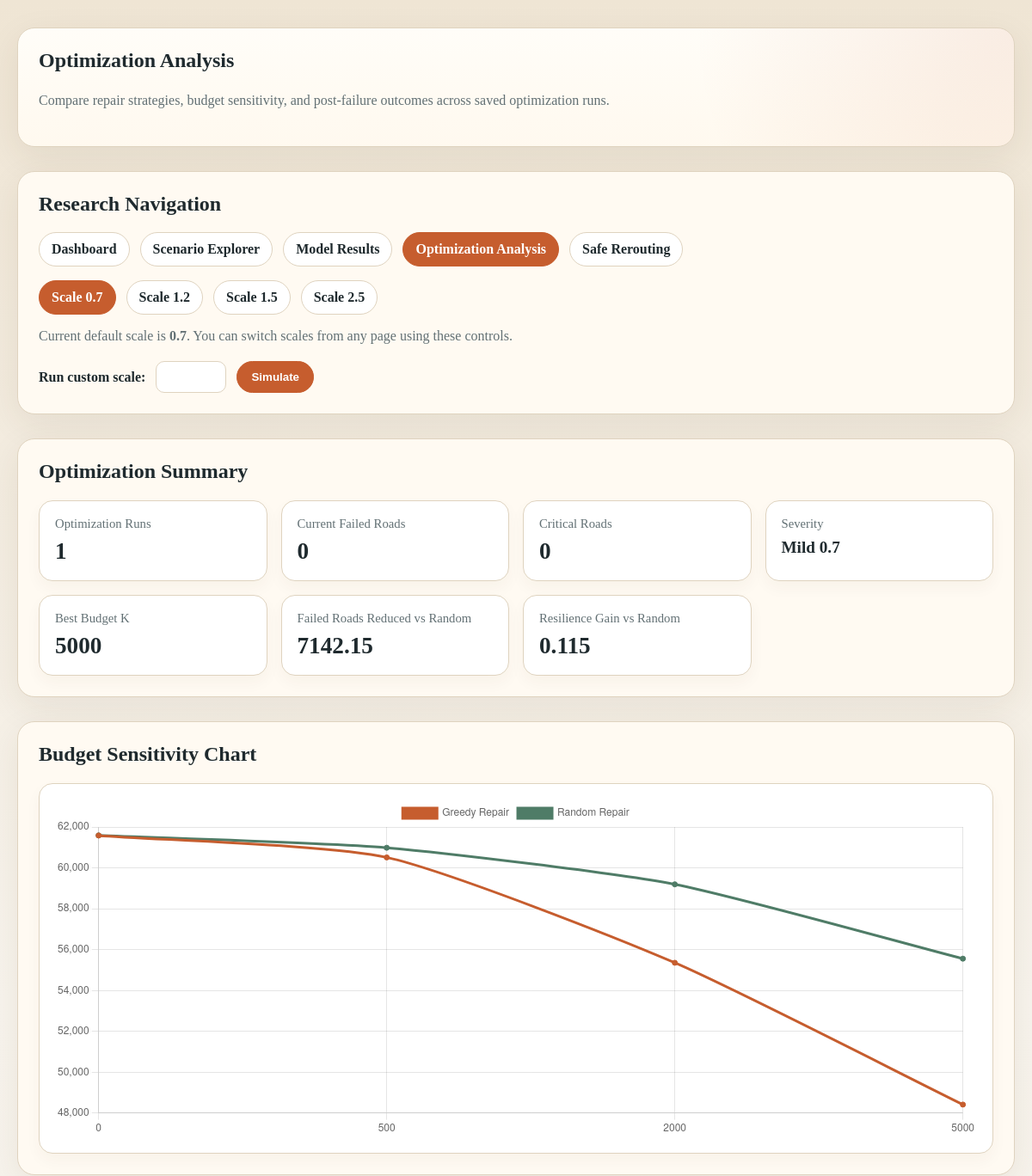
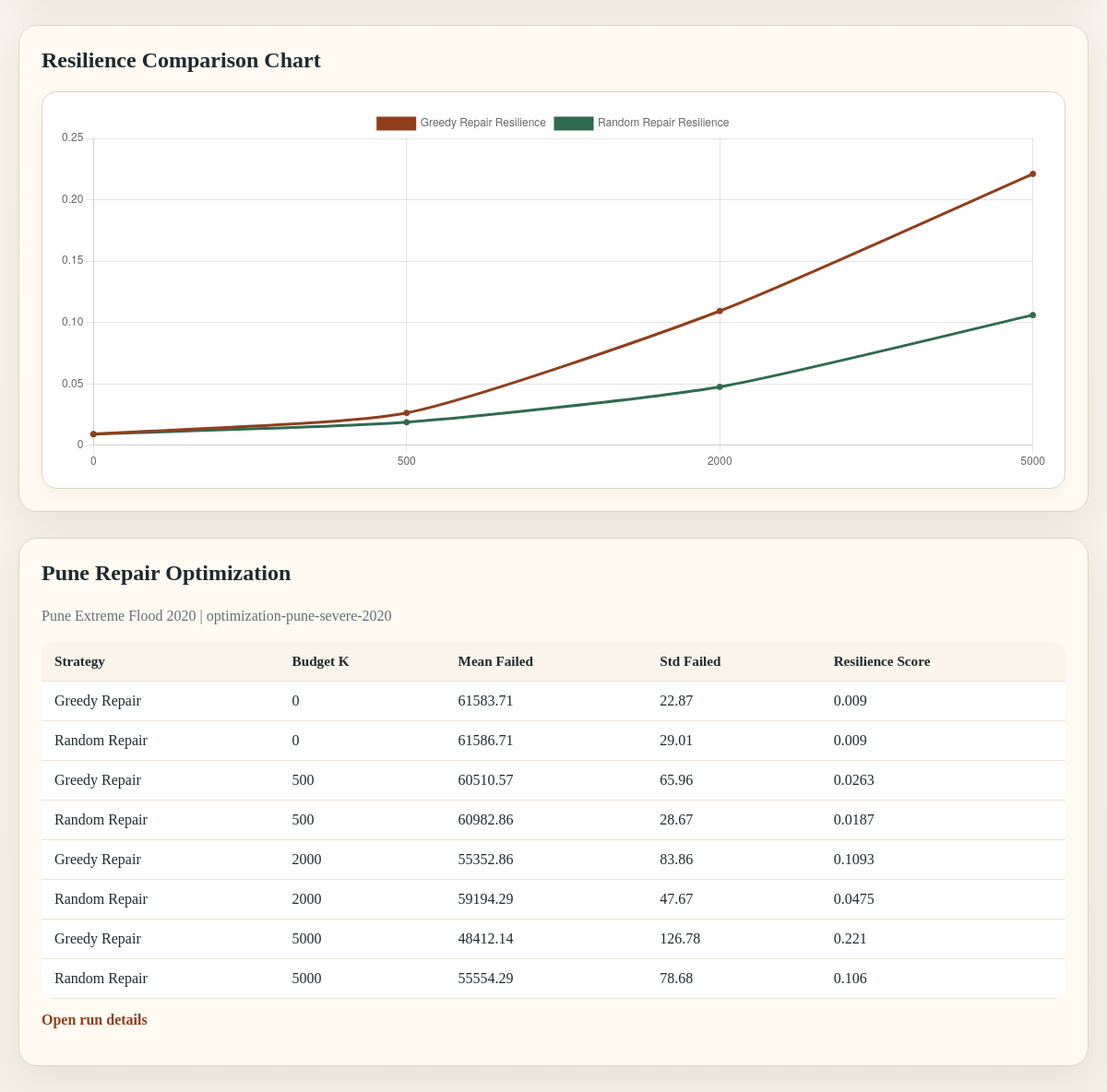
/optimization/, run on the app's committed database (2 pictures, top to bottom).
### dashboard/models.py (models this page shows, shortened)
class TimeStampedModel(models.Model):
    created_at = models.DateTimeField(auto_now_add=True)
    updated_at = models.DateTimeField(auto_now=True)
    class Meta:
        abstract = True

class ExperimentRun(TimeStampedModel):
    class RunKind(models.TextChoices):
        CASCADE = "cascade", "Cascade Simulation"
        DATASET = "dataset", "Dataset Generation"
        TRAINING = "training", "Model Training"
        OPTIMIZATION = "optimization", "Repair Optimization"
        EVALUATION = "evaluation", "Evaluation"
        DASHBOARD = "dashboard", "Dashboard Snapshot"
    class Status(models.TextChoices):
        DRAFT = "draft", "Draft"
        RUNNING = "running", "Running"
        COMPLETED = "completed", "Completed"
        FAILED = "failed", "Failed"
        ARCHIVED = "archived", "Archived"
    title = models.CharField(max_length=160)
    slug = models.SlugField(max_length=180, unique=True, blank=True)
    run_kind = models.CharField(max_length=20, choices=RunKind.choices)
    status = models.CharField(
        max_length=20,
        choices=Status.choices,
        default=Status.DRAFT,
    )
    scenario = models.ForeignKey(
        ScenarioConfig,
        null=True,
        blank=True,
        on_delete=models.SET_NULL,
        related_name="runs",
    )
    run_identifier = models.CharField(max_length=80, unique=True)
    source_commit = models.CharField(max_length=64, blank=True)
    started_at = models.DateTimeField(default=timezone.now)
    completed_at = models.DateTimeField(null=True, blank=True)
    input_summary = models.JSONField(default=dict, blank=True)
    metrics = models.JSONField(default=dict, blank=True)
    notes = models.TextField(blank=True)
    class Meta:
        ordering = ["-started_at", "-created_at"]

class ScenarioConfig(TimeStampedModel):
    name = models.CharField(max_length=120, unique=True)
    slug = models.SlugField(max_length=140, unique=True, blank=True)
    description = models.TextField(blank=True)
    rainfall_year = models.PositiveIntegerField(default=2020)
    severity_scale = models.FloatField(default=1.0)
    capacity_factor = models.FloatField(default=1.25)
    overload_factor = models.FloatField(default=1.5)
    max_steps = models.PositiveIntegerField(default=20)
    random_seed = models.PositiveIntegerField(null=True, blank=True)
    parameters = models.JSONField(default=dict, blank=True)
    is_baseline = models.BooleanField(default=False)
    class Meta:
        ordering = ["name"]
        verbose_name = "scenario configuration"
        verbose_name_plural = "scenario configurations"

class OptimizationResult(TimeStampedModel):
    run = models.ForeignKey(
        ExperimentRun,
        on_delete=models.CASCADE,
        related_name="optimization_results",
    )
    strategy_name = models.CharField(max_length=120)
    budget_k = models.PositiveIntegerField()
    mean_failed = models.FloatField()
    std_failed = models.FloatField(default=0.0)
    resilience_score = models.FloatField(null=True, blank=True)
    metadata = models.JSONField(default=dict, blank=True)
    class Meta:
        ordering = ["strategy_name", "budget_k"]
        unique_together = ("run", "strategy_name", "budget_k")

### dashboard/views.py (the view)
# urls.py: path("optimization/", views.optimization_analysis, name="optimization_analysis"),
def optimization_analysis(request):
    context = get_dashboard_state(request)
    optimization_runs = (
        ExperimentRun.objects.select_related("scenario")
        .prefetch_related("optimization_results")
        .filter(
            run_kind=ExperimentRun.RunKind.OPTIMIZATION,
            status=ExperimentRun.Status.COMPLETED,
        )
        .order_by("-started_at")
    )
    optimization_groups = []
    for run in optimization_runs:
        rows = list(run.optimization_results.order_by("budget_k", "strategy_name"))
        optimization_groups.append({"run": run, "rows": rows})
    chart_labels = []
    greedy_values = []
    random_values = []
    greedy_resilience_values = []
    random_resilience_values = []
    best_budget_summary = None
    if optimization_groups:
        first_group_rows = optimization_groups[0]["rows"]
        grouped_by_budget = {}
        for row in first_group_rows:
            grouped_by_budget.setdefault(row.budget_k, {})[row.strategy_name] = row.mean_failed
            grouped_by_budget[row.budget_k][f"{row.strategy_name}_resilience"] = row.resilience_score
        for budget in sorted(grouped_by_budget):
            chart_labels.append(str(budget))
            greedy_values.append(grouped_by_budget[budget].get("Greedy Repair", 0))
            random_values.append(grouped_by_budget[budget].get("Random Repair", 0))
            greedy_resilience_values.append(grouped_by_budget[budget].get("Greedy Repair_resilience", 0))
            random_resilience_values.append(grouped_by_budget[budget].get("Random Repair_resilience", 0))
        reductions = []
        for budget in sorted(grouped_by_budget):
            greedy = grouped_by_budget[budget].get("Greedy Repair", 0)
            random_value = grouped_by_budget[budget].get("Random Repair", 0)
            reductions.append(
                {
                    "budget_k": budget,
                    "failed_reduction": round(random_value - greedy, 2),
                    "resilience_gain": round(
                        (grouped_by_budget[budget].get("Greedy Repair_resilience") or 0)
                        - (grouped_by_budget[budget].get("Random Repair_resilience") or 0),
                        4,
                    ),
                }
            )
        if reductions:
            best_budget_summary = max(reductions, key=lambda item: item["failed_reduction"])
    context.update(
        {
            "page_title": "Optimization Analysis",
            "optimization_runs": optimization_runs,
            "optimization_groups": optimization_groups,
            "best_budget_summary": best_budget_summary,
            "optimization_chart_labels": json.dumps(chart_labels),
            "optimization_greedy_values": json.dumps(greedy_values),
            "optimization_random_values": json.dumps(random_values),
            "optimization_greedy_resilience_values": json.dumps(greedy_resilience_values),
            "optimization_random_resilience_values": json.dumps(random_resilience_values),
        }
    )
    return render(request, "dashboard/optimization_analysis.html", context)

### dashboard/views.py (called while the page is built, shortened)
def repo_root():
    return Path(__file__).resolve().parents[2]

def dashboard_artifact_dir():
    return repo_root() / "data" / "dashboard_artifacts"

def load_json(path: Path):
    return _load_json_cached(str(path))

def load_pickle(path: Path):
    return _load_pickle_cached(str(path))

def parse_custom_scale(raw_value):
    if raw_value in (None, ""):
        return None

def select_severity(severity_slug):
    severities = available_severities()
    severity_map = {item["slug"]: item for item in severities}
    return severity_map.get(severity_slug, severities[0]), severities

def load_failed_road_ids(graph_path: Path):
    graph = load_pickle(graph_path)
    if graph is None:
        return set()
    failed_ids = set()
    for node_id, data in graph.nodes(data=True):
        if data.get("type") == "road" and data.get("failed"):
            failed_ids.add(str(node_id))
    return failed_ids

def summarize_selected_severity(severity, failed_count):
    results = load_json(severity["results_path"]) if severity["results_path"] else None
    capacity_cascade = results.get("capacity_cascade", []) if results else []
    if results:
        initial_failures = results.get("initial_failures", failed_count)
    else:
        initial_failures = failed_count
    return {
        "label": severity["label"],
        "slug": severity["slug"],
        "initial_failures": initial_failures,
        "cascade_steps": len(capacity_cascade),
        "peak_step_failures": max(capacity_cascade) if capacity_cascade else 0,
        "capacity_cascade": capacity_cascade,
    }

def severity_overview_artifact_path():
    return dashboard_artifact_dir() / "severity_overview.json"

def resolve_scale_context(request):
    custom_scale = parse_custom_scale(request.GET.get("custom_scale"))
    seed = 42
    selected_severity, severity_options = select_severity(request.GET.get("severity"))
    failed_ids = load_failed_road_ids(selected_severity["graph_path"])
    severity_summary = summarize_selected_severity(selected_severity, len(failed_ids))
    selected_severity = {**selected_severity, "custom": False}
    return {
        "selected_severity": selected_severity,
        "severity_options": severity_options,
        "failed_ids": failed_ids,
        "severity_summary": severity_summary,
        "custom_scale": None,
        "custom_seed": seed,
    }

### dashboard/templates/dashboard/optimization_analysis.html (shortened to what this page needs)
{% extends "dashboard/base.html" %}
{% block hero_title %}Optimization Analysis{% endblock %}
{% block hero_subtitle %}Compare repair strategies, budget sensitivity, and post-failure outcomes across saved optimization runs.{% endblock %}
{% block content %}
<section class="section">
    <h2>Optimization Summary</h2>
    <div class="grid">
        <div class="card">
            <div class="label">Optimization Runs</div>
            <div class="value">{{ optimization_runs|length }}</div>
        </div>
        <div class="card">
            <div class="label">Current Failed Roads</div>
            <div class="value">{{ failed_count }}</div>
        </div>
        <div class="card">
            <div class="label">Critical Roads</div>
            <div class="value">{{ critical_count }}</div>
        </div>
        <div class="card">
            <div class="label">Severity</div>
            <div class="value" style="font-size: 1.2rem;">{{ selected_severity.label }}</div>
        </div>
    </div>
    {% if best_budget_summary %}
        <div class="grid" style="margin-top: 16px;">
            <div class="card">
                <div class="label">Best Budget K</div>
                <div class="value">{{ best_budget_summary.budget_k }}</div>
            </div>
            <div class="card">
                <div class="label">Failed Roads Reduced vs Random</div>
                <div class="value">{{ best_budget_summary.failed_reduction }}</div>
            </div>
            <div class="card">
                <div class="label">Resilience Gain vs Random</div>
                <div class="value">{{ best_budget_summary.resilience_gain }}</div>
            </div>
        </div>
    {% endif %}
</section>
<section class="section">
    <h2>Budget Sensitivity Chart</h2>
    <div class="card">
        <canvas id="optimizationChart" height="110"></canvas>
    </div>
</section>
<section class="section">
    <h2>Resilience Comparison Chart</h2>
    <div class="card">
        <canvas id="resilienceChart" height="110"></canvas>
    </div>
</section>
{% for group in optimization_groups %}
<section class="section">
    <h2>{{ group.run.title }}</h2>
    <p class="subvalue">
        {% if group.run.scenario %}{{ group.run.scenario.name }}{% else %}No scenario attached{% endif %}
        | {{ group.run.run_identifier }}
    </p>
    {% if group.rows %}
        <table>
            <thead>
                <tr>
                    <th>Strategy</th>
                    <th>Budget K</th>
                    <th>Mean Failed</th>
                    <th>Std Failed</th>
                    <th>Resilience Score</th>
                </tr>
            </thead>
            <tbody>
            {% for row in group.rows %}
                <tr>
                    <td>{{ row.strategy_name }}</td>
                    <td>{{ row.budget_k }}</td>
                    <td>{{ row.mean_failed }}</td>
                    <td>{{ row.std_failed }}</td>
                    <td>{{ row.resilience_score|default:"N/A" }}</td>
                </tr>
            {% endfor %}
            </tbody>
        </table>
        <p style="margin-top: 14px;"><a href="/runs/{{ group.run.slug }}/">Open run details</a></p>
    {% else %}
        <p>No optimization rows are recorded for this run.</p>
    {% endif %}
</section>
{% empty %}
<section class="section">
    <h2>Optimization Runs</h2>
    <p>No optimization runs are available.</p>
</section>
{% endfor %}
{% endblock %}
{% block scripts %}
<script>
    const optimizationLabels = {{ optimization_chart_labels|safe }};
    const greedyValues = {{ optimization_greedy_values|safe }};
    const randomValues = {{ optimization_random_values|safe }};
    const greedyResilienceValues = {{ optimization_greedy_resilience_values|safe }};
    const randomResilienceValues = {{ optimization_random_resilience_values|safe }};
    new Chart(document.getElementById("optimizationChart"), {
        type: "line",
        data: {
            labels: optimizationLabels,
            datasets: [
                {
                    label: "Greedy Repair",
                    data: greedyValues,
                    borderColor: "#c65d2e",
                    backgroundColor: "#c65d2e",
                    tension: 0.2
                },
                {
                    label: "Random Repair",
                    data: randomValues,
                    borderColor: "#4f7c67",
                    backgroundColor: "#4f7c67",
                    tension: 0.2
                }
            ]
        },
        options: {
            responsive: true,
            plugins: {
                legend: {
                    position: "top"
                }
            }
        }
    });
    new Chart(document.getElementById("resilienceChart"), {
        type: "line",
        data: {
            labels: optimizationLabels,
            datasets: [
                {
                    label: "Greedy Repair Resilience",
                    data: greedyResilienceValues,
                    borderColor: "#8f3f1b",
                    backgroundColor: "#8f3f1b",
                    tension: 0.2
                },
                {
                    label: "Random Repair Resilience",
                    data: randomResilienceValues,
                    borderColor: "#2f6b4f",
                    backgroundColor: "#2f6b4f",
                    tension: 0.2
                }
            ]
        },
        options: {
            responsive: true,
            plugins: {
                legend: {
                    position: "top"
                }
            }
        }
    });
</script>
{% endblock %}

### dashboard/templates/dashboard/base.html (style rules this page uses)
:root { --panel: #fffaf2; --ink: #1f2a2e; --muted: #627074; --accent: #c65d2e; --accent-dark: #8f3f1b; --line: #dfd3bf; --danger: #c53b2c; --critical: #222222; --safe: #4f7c67; }
body { margin: 0; font-family: Georgia, "Times New Roman", serif; background: linear-gradient(180deg, #efe5d4 0%, #f8f4ed 45%, #f4efe6 100%); color: var(--ink); }
.hero, .section, .nav-shell { background: var(--panel); border: 1px solid var(--line); border-radius: 20px; padding: 24px; box-shadow: 0 12px 40px rgba(70, 47, 24, 0.08); }
.section, .nav-shell { margin-top: 28px; }
.hero h1, .section h2, .nav-shell h2 { margin-top: 0; }
.hero p, .subvalue { color: var(--muted); line-height: 1.6; }
.grid { display: grid; grid-template-columns: repeat(4, minmax(0, 1fr)); gap: 16px; }
.card { background: #fff; border: 1px solid var(--line); border-radius: 16px; padding: 18px; box-shadow: 0 8px 18px rgba(70, 47, 24, 0.04); }
.label { color: var(--muted); font-size: 0.92rem; margin-bottom: 8px; }
.value { font-size: 1.7rem; font-weight: bold; }
table { width: 100%; border-collapse: collapse; background: #fff; border-radius: 14px; overflow: hidden; }
th, td { padding: 12px 14px; border-bottom: 1px solid #eee3d1; text-align: left; }
th { background: #fbf4ea; font-size: 0.95rem; }
a { color: var(--accent-dark); text-decoration: none; font-weight: bold; }

### data on the page
ExperimentRun: run "Pune Repair Optimization", run.scenario.name "Pune Extreme Flood 2020", run.run_identifier "optimization-pune-severe-2020"
OptimizationResult: strategy_name "Greedy Repair", budget_k "0", mean_failed "61583.71", std_failed "22.87", resilience_score "0.009"
OptimizationResult: strategy_name "Random Repair", budget_k "0", mean_failed "61586.71", std_failed "29.01", resilience_score "0.009"
OptimizationResult: strategy_name "Greedy Repair", budget_k "500", mean_failed "60510.57", std_failed "65.96", resilience_score "0.0263"
OptimizationResult: strategy_name "Random Repair", budget_k "500", mean_failed "60982.86", std_failed "28.67", resilience_score "0.0187"
OptimizationResult: strategy_name "Greedy Repair", budget_k "2000", mean_failed "55352.86", std_failed "83.86", resilience_score "0.1093"
OptimizationResult: strategy_name "Random Repair", budget_k "2000", mean_failed "59194.29", std_failed "47.67", resilience_score "0.0475"
OptimizationResult: strategy_name "Greedy Repair", budget_k "5000", mean_failed "48412.14", std_failed "126.78", resilience_score "0.221"
OptimizationResult: strategy_name "Random Repair", budget_k "5000", mean_failed "55554.29", std_failed "78.68", resilience_score "0.106"

### other printed values
{{ option.slug }} "0.7" "1.2" "1.5" "2.5"
{{ selected_severity.slug }} "0.7"
{{ optimization_runs|length }} "1"
{{ failed_count }} "0"
{{ critical_count }} "0"
{{ selected_severity.label }} "Mild 0.7"
{{ best_budget_summary.budget_k }} "5000"
{{ best_budget_summary.failed_reduction }} "7142.15"
{{ best_budget_summary.resilience_gain }} "0.115"
chart data {{ optimization_chart_labels|safe }} ["0", "500", "2000", "5000"]
chart data {{ optimization_greedy_values|safe }} [61583.71, 60510.57, 55352.86, 48412.14]
chart data {{ optimization_random_values|safe }} [61586.71, 60982.86, 59194.29, 55554.29]
chart data {{ optimization_greedy_resilience_values|safe }} [0.009, 0.0263, 0.1093, 0.221]
